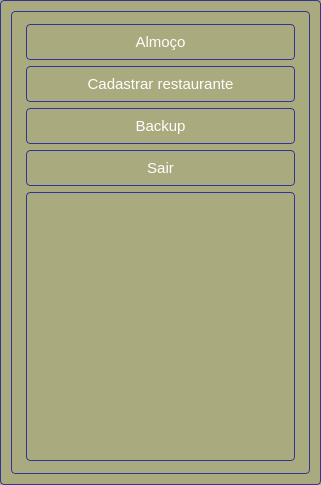
<?xml version="1.0" encoding="UTF-8"?>
<ui version="4.0">
 <class>Menu</class>
 <widget class="QDialog" name="Menu">
  <property name="geometry">
   <rect>
    <x>0</x>
    <y>0</y>
    <width>321</width>
    <height>485</height>
   </rect>
  </property>
  <property name="windowTitle">
   <string>Dialog</string>
  </property>
  <property name="styleSheet">
   <string notr="true">font-size: 6pt;
background-color: rgb(170, 170, 127);

border: 1px solid black; 
border-style: solid;
border-radius: 4px; 
border-width: 1px;
border-color: #339;

padding: 3px;
padding-left: 5px;
padding-right: 5px;</string>
  </property>
  <layout class="QGridLayout" name="gridLayout_3">
   <item row="0" column="0">
    <widget class="QFrame" name="frame">
     <property name="frameShape">
      <enum>QFrame::StyledPanel</enum>
     </property>
     <property name="frameShadow">
      <enum>QFrame::Raised</enum>
     </property>
     <layout class="QGridLayout" name="gridLayout_2">
      <property name="sizeConstraint">
       <enum>QLayout::SetDefaultConstraint</enum>
      </property>
      <item row="0" column="0">
       <layout class="QGridLayout" name="gridLayout">
        <property name="sizeConstraint">
         <enum>QLayout::SetDefaultConstraint</enum>
        </property>
        <item row="0" column="0">
         <widget class="QPushButton" name="pushButton_cadAlmoco">
          <property name="styleSheet">
           <string notr="true">font-size: 11pt;
color: rgb(255, 255, 255);

padding: 8px;</string>
          </property>
          <property name="text">
           <string>Almoço</string>
          </property>
          <property name="checkable">
           <bool>false</bool>
          </property>
          <property name="checked">
           <bool>false</bool>
          </property>
         </widget>
        </item>
        <item row="1" column="0">
         <widget class="QPushButton" name="pushButton_cadRestaurante">
          <property name="styleSheet">
           <string notr="true">font-size: 11pt;
color: rgb(255, 255, 255);

padding: 8px;</string>
          </property>
          <property name="text">
           <string>Cadastrar restaurante</string>
          </property>
         </widget>
        </item>
        <item row="3" column="0">
         <widget class="QPushButton" name="pushButton_Sair">
          <property name="styleSheet">
           <string notr="true">font-size: 11pt;
color: rgb(255, 255, 255);

padding: 8px;</string>
          </property>
          <property name="text">
           <string>Sair</string>
          </property>
         </widget>
        </item>
        <item row="2" column="0">
         <widget class="QPushButton" name="pushButton_backup">
          <property name="styleSheet">
           <string notr="true">font-size: 11pt;
color: rgb(255, 255, 255);

padding: 8px;</string>
          </property>
          <property name="text">
           <string>Backup</string>
          </property>
         </widget>
        </item>
        <item row="4" column="0">
         <widget class="QFrame" name="frame_2">
          <property name="styleSheet">
           <string notr="true">image: url(:/imagens/imagens/Comida.png);</string>
          </property>
          <property name="frameShape">
           <enum>QFrame::StyledPanel</enum>
          </property>
          <property name="frameShadow">
           <enum>QFrame::Raised</enum>
          </property>
         </widget>
        </item>
       </layout>
      </item>
     </layout>
    </widget>
   </item>
  </layout>
 </widget>
 <resources/>
 <connections/>
</ui>
